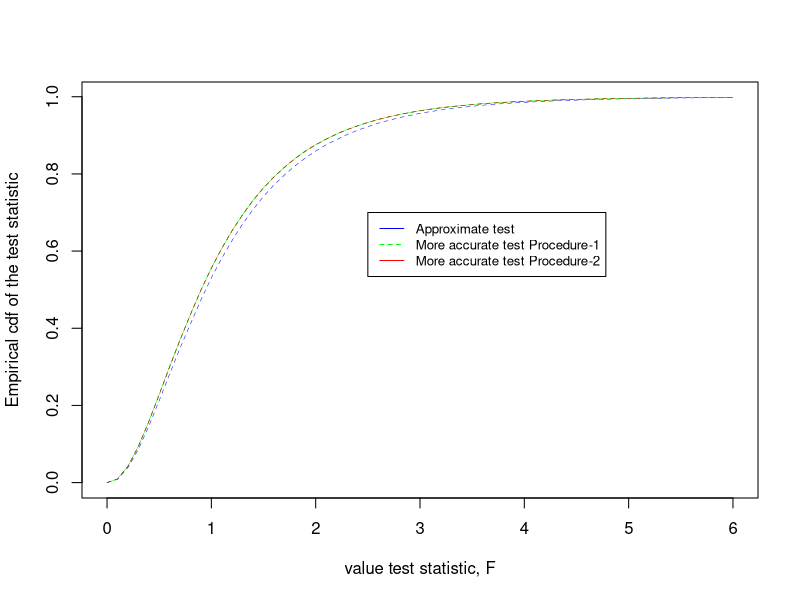

The R script that drew this image: (Note: this script raises an error after producing the figure.)
set.seed(50)
v = 6 ; b = 5 
mu = 0 ; beta = seq(-(b-1)/2,(b-1)/2,length=5); tau = rep(0,v)
sim = 10^5

F_sim = NULL; F_sim_1 = NULL; F_sim_2 = NULL 

for(i in 1:sim)
{
  data_sim = mu + outer(beta,tau,"+") + matrix(rnorm(b*v),nrow = b)
  data_sim[1,1] <- 0
  
  B.1_dash <- sum(data_sim[1,])          # B.1_dash is vector of B1'
  T.1_dash <- sum(data_sim[,1])          # T.1_dash is vector of T1'
  G_dash <- sum(data_sim)                # G_dash is vector of G'
  
  x_hat <- (b*B.1_dash+v*T.1_dash-G_dash)/((b-1)*(v-1))
  x_curl <- B.1_dash/(v-1)
  
  #### approximate test ####
  
  data_sim[1,1] <- x_hat
  B <- rowSums(data_sim)
  T <- colSums(data_sim)
  G <- sum(data_sim)  
  SSBl = sum(B^2)/v - (G^2/(b*v))
  SSTr = sum(T^2)/b - (G^2/(b*v)) ; MSTr = SSTr/(v-1)
  TSS = sum(data_sim^2) - (G^2/(b*v))
  SSE = TSS - SSBl - SSTr ; MSE = SSE/(b*v-b-v)
  F_sim[i] <- MSTr/MSE
  
  sse_hat=SSE
  
  #### More accurate testing procedure-1  ####
  
  SSBl = (B.1_dash^2)/(v-1) + (sum(B[-1]^2)/v) - (G_dash^2/(b*v - 1)) 
  TSS = sum(data_sim^2)-data_sim[1,1]^2 - (G_dash^2/(b*v - 1))
  SSTr = TSS - SSBl - sse_hat ;  MSTr = SSTr/(v-1)
  F_sim_1[i] <- MSTr/(sse_hat/(b*v-b-v))
  
  #### More accurate testing procedure-2  ####
  
  data_sim[1,1] <- x_curl
  B <- rowSums(data_sim)
  T <- colSums(data_sim)
  G <- sum(data_sim)
  
  SSBl = sum(B^2)/v - (G^2/(b*v))
  SSTr = sum(T^2)/b - (G^2/(b*v))
  TSS = sum(data_sim^2) - (G^2/(b*v))
  SSE0 = TSS - SSBl
  F_sim_2[i] <- ((SSE0 - SSE)/(v-1))/(sse_hat/(b*v-b-v))
}

sup = seq(0,6,0.1)
F_ecdf = ecdf(F_sim)
F_ecdf_1 = ecdf(F_sim_1)
F_ecdf_2 = ecdf(F_sim_2)


plot(sup,pf(sup,df1=v-1,df2=b*v-b-v),type = "l",lwd=0.5,lty=2,col="darkgreen",
     xlab="value test statistic, F", ylab="Empirical cdf of the test statistic")
lines(sup,F_ecdf(sup),type = "l",lwd=0.5,lty=2,col="blue")
lines(sup,F_ecdf_2(sup),type = "l",lwd=0.5,col="green")
lines(sup,F_ecdf_1(sup),type = "l",lwd=0.5,lty=2,col="red")
legend(2.5,0.7, legend=c("Approximate test", "More accurate test Procedure-1",
                         "More accurate test Procedure-2"),col=c("blue","green","red"), lty=1:2, cex=0.8)




----------------#####  Power Curves ####--------

set.seed(50)
sim = 10^4; alpha = 0.05 
v0 = 5; b0 = 6
beta0 = seq(-b0,b0,length=b0)
Power_Curve=function(tau=tau0,v=v0,b=b0,mu=0,beta=beta0)
{
  power.vec = NULL; power.vec_1 = NULL; power.vec_2 = NULL
  cut_pt = qf(p = alpha,df1 = (v-1),df2 = (b-1)*(v-1) - 1,lower.tail = FALSE)
  for(i in 1:sim)
  {
    data_sim = mu + outer(beta,tau,"+") + matrix(rnorm(b*v),nrow = b)
    data_sim[1,1] <- 0
    
    B.1_dash <- sum(data_sim[1,])          # B.1_dash is vector of B1'
    T.1_dash <- sum(data_sim[,1])          # T.1_dash is vector of T1'
    G_dash <- sum(data_sim)                # G_dash is vector of G'
    
    x_hat <- (b*B.1_dash+v*T.1_dash-G_dash)/((b-1)*(v-1))
    x_curl <- B.1_dash/(v-1)
    
    #### approximate test ####
    
    data_sim[1,1] <- x_hat
    B <- rowSums(data_sim)
    T <- colSums(data_sim)
    G <- sum(data_sim)  
    SSBl = sum(B^2)/v - (G^2/(b*v))
    SSTr = sum(T^2)/b - (G^2/(b*v)) ; MSTr = SSTr/(v-1)
    TSS = sum(data_sim^2) - (G^2/(b*v))
    SSE = TSS - SSBl - SSTr ; MSE = SSE/(b*v-b-v)
    power.vec[i] = (MSTr/MSE > cut_pt)
    
    sse_hat=SSE
    
    #### More accurate testing procedure-1  ####
    
    SSBl = (B.1_dash^2)/(v-1) + (sum(B[-1]^2)/v) - (G_dash^2/(b*v - 1)) 
    TSS = sum(data_sim^2)-data_sim[1,1]^2 - (G_dash^2/(b*v - 1))
    SSTr = TSS - SSBl - sse_hat ;  MSTr = SSTr/(v-1)
    power.vec_1[i] = (MSTr/(sse_hat/(b*v-b-v)) > cut_pt)
    
    #### More accurate testing procedure-2  ####
    
    data_sim[1,1] <- x_curl
    B <- rowSums(data_sim)
    T <- colSums(data_sim)
    G <- sum(data_sim)
    
    SSBl = sum(B^2)/v - (G^2/(b*v))
    SSTr = sum(T^2)/b - (G^2/(b*v))
    TSS = sum(data_sim^2) - (G^2/(b*v))
    SSE0 = TSS - SSBl
    power.vec_2[i] = (((SSE0 - SSE)/(v-1))/(sse_hat/(b*v-b-v)) > cut_pt)
  }
  power=matrix(c(power.vec,power.vec_1,power.vec_2),nrow=sim)
}


n = 20
sample.tau = NULL
tau_mat = NULL

for(i in 1:n)
{
  sample.tau = seq(-i/10,i/10,length = v0)
  tau_mat = rbind(tau_mat,sample.tau -  mean(sample.tau))
}

sum_tau_sq = apply(tau_mat,MARGIN = 1,FUN = function(x){return(sum(x^2))})

Power = NULL; Power_1 = NULL; Power_2 = NULL
for(i in 1:n)
{
  mat=Power_Curve(tau = tau_mat[i,])
  Power[i] = colMeans(mat)[1]
  Power_1[i] = colMeans(mat)[2]
  Power_2[i] = colMeans(mat)[3]
}

plot(sum_tau_sq,Power,type = "l",xlab=expression(sum(tau^2)))
lines(sum_tau_sq,Power_1,type = "l",lwd=0.5,lty=2,col="blue")
lines(sum_tau_sq,Power_2,type = "l",lwd=0.5,lty=4,col="green")
legend(4,0.7, legend=c("Approximate test","More accurate test Procedure-1",
                       "More accurate test Procedure-2"),col=c("grey","blue","green","red"),
       lty=c(1,2,4,2), cex=0.8)



